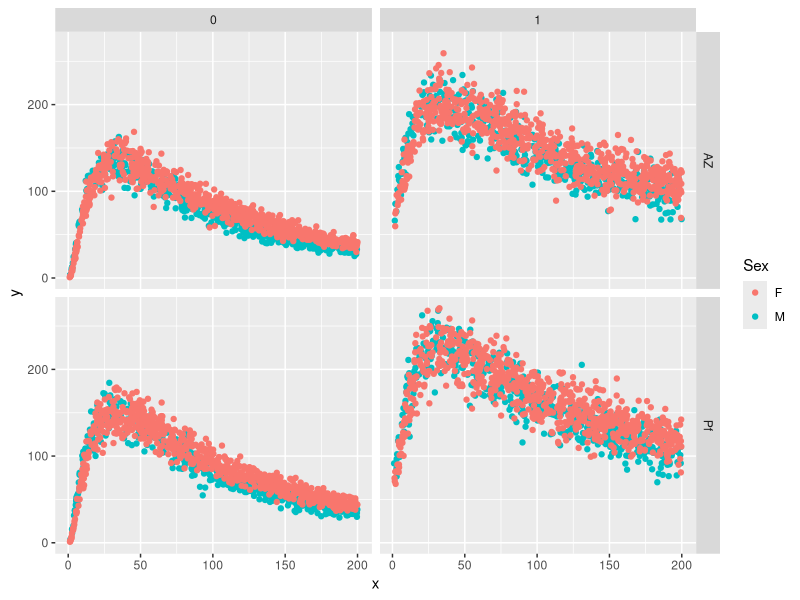

R code for this plot: (Note: this script raises an error after producing the figure.)
library(ggplot2)
library(dplyr)

f_normal <- ~  scale*(exp(-0.5*(time-mu)^2/sd^2))
normal <- deriv(f_normal,
                namevec=c("scale","mu","sd"),
                function.arg=c("time","scale","mu","sd"))


f_normal2 <- ~  start + scale*(exp(-0.5*(time-mu)^2/sd^2))
normal2 <- deriv(f_normal,
                namevec=c("scale","mu","sd","start"),
                function.arg=c("time","scale","mu","sd","start"))



get_df <- function(){
  
  df <- NULL
  
  m_scale <- 150
  m_days <- 30.
  m_sd <- 3

  for (sex in c('M','F')){
    
    size <- 1000
    s_days <- 0
    if(sex == 'F'){
      size <- 1500
      s_days <- 5.
    }
    
    for (product in c('AZ','Pf')){
    
      p_sd <- 1
      p_scale <- 1.
      p_days <- 0
      if(product == 'AZ'){
        p_sd <- 1.0
        p_scale <- 0.9
        p_days <- 0.
      }
    
      x <- sample(seq(1,200,0.1),size=size,replace = T)
      
      dose <- sample(0:1,size=length(x),replace=T)
      
      df1 <- data.frame(x=x,Sex=sex,product=product,dose=dose) %>% rowwise() %>%
             mutate(
                    y= rnorm(1,m_scale*p_scale*0.5*dose,m_scale*p_scale*0.1*dose) + 
                      rnorm(1,1,0.1)*normal(log(x),
                                            m_scale*p_scale,
                                            log(m_days + s_days + p_days), 
                                            log(m_sd)#*p_sd
                                            )
             ) %>% ungroup
      
    
      df <- df %>% rbind(df1)
    }
  }
  return (df %>% mutate(id=row_number()));
}

df <- get_df()

df %>% ggplot(aes(x=x,y=y,color=Sex)) + geom_point() + facet_grid(product ~ dose)


startvec <- c(scale=150,mu=log(30),sd=log(3))
m0 <- nls(y ~ normal(log(x), scale, mu, sd),
          df,
          start=startvec
          #lower=c(start=0,scale=0,mu=-10,sd=-10),
)
startvec <- coef(m0)
startvec['start'] = 1
startvec

fit <- nlmer(y ~  start + normal(log(x), scale, mu, sd) ~
               + (scale|Sex) + (mu|Sex) + (sd|Sex) 
               + (start|dose), 
               #+ (scale|product) + (mu|product) + (sd|product),
             df,
             control=glmerControl(optimizer="bobyqa",optCtrl=list(maxfun=100000)),
             verbose=1,
             start = startvec)
summary(fit)


results <- get_nlmer_results(fit,modify=T)

scaled_to_normal <- function(term,.){
  case_when(
    term=='mu' ~ exp(.),
    term=='sd' ~ exp(.),
    #term=='scale' ~ .,
    TRUE ~ .
  )
}
res <- results$results %>% mutate_at(c('estimate','conf.low','conf.high'),~ scaled_to_normal(term,.))

plot_nlmer_results(res) 


pars <- (results$results %>% filter(group=='Sex' & level=='M') %>% as.list)$estimate
scale <- pars[[1]]
mu <- pars[[2]]
sd <- pars[[3]]

data.frame(x=seq(0,200,0.1)) %>%
        mutate(y=normal(log(x),scale,mu,sd)) %>%
  ggplot(aes(x=x,y=y)) +
  geom_line(linetype='dashed')


dasd




sdas























































startvec <- c(scale=100,mu=3.,sd=1.)

m0 <- nls(y ~ normal(log(x),scale,mu,sd),
          df,
          start=startvec
          #lower=c(start=0,scale=0,mu=-10,sd=-10),
)
startvec <- coef(m0)
startvec


fit <- nlmer(y ~ normal(log(x), scale, mu, sd) ~ 
               + (Sex|scale) + (Sex|mu) ,
             df,
             control=glmerControl(optimizer="bobyqa",optCtrl=list(maxfun=100000)),
             verbose=1,
             start = startvec)
summary(fit)


fixed <- fixef(fit)
fixed
random <- ranef(fit)
random

results <- broom.mixed::tidy(fit, effects = "ran_vals", conf.int = TRUE)
results <- results %>% rowwise %>% mutate_at(c('estimate','conf.low','conf.high'), 
                                             ~ . + fixed[group][[1]]) %>% ungroup 


male <- results %>% filter(term=='SexF' & level=='1')
male

scale <- male$estimate[[1]]
mu <- male$estimate[[2]]
sd <- fixed['sd'][[1]]

scale.low <- male$conf.low[[1]]
mu.low <- male$conf.low[[2]]
sd.low <- fixed['sd'][[1]]

scale.high <- male$conf.high[[1]]
mu.high <- male$conf.high[[2]]
sd.high <- fixed['sd'][[1]]

x <- seq(1,100,0.1)



df2 <- data.frame(x=x) %>%
  mutate(
    y=normal(log(x),scale,mu,sd),
    ymin=normal(log(x),scale.low,mu.low,sd.low),
    ymax=normal(log(x),scale.high,mu.high,sd.high)
  )


df %>% ggplot(aes(x=x,y=y)) + 
  geom_point(aes(color=Sex)) +
  geom_ribbon(aes(x=x,y=y,ymax=ymax,ymin=ymin),data=df2) 
#geom_line(aes(x=x,y=y),data=df3)
